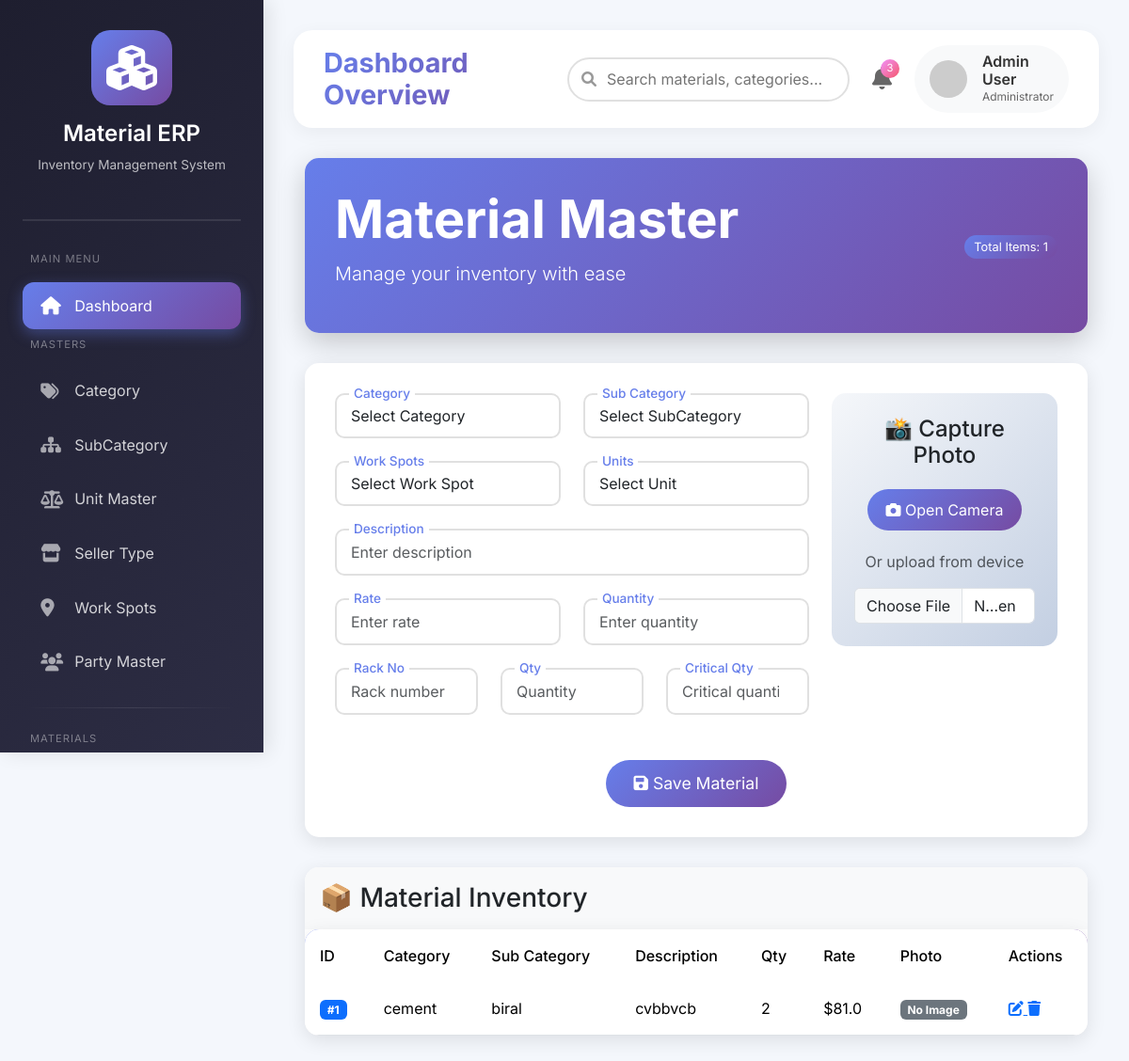
Before: /materials/master/ with the older database file.
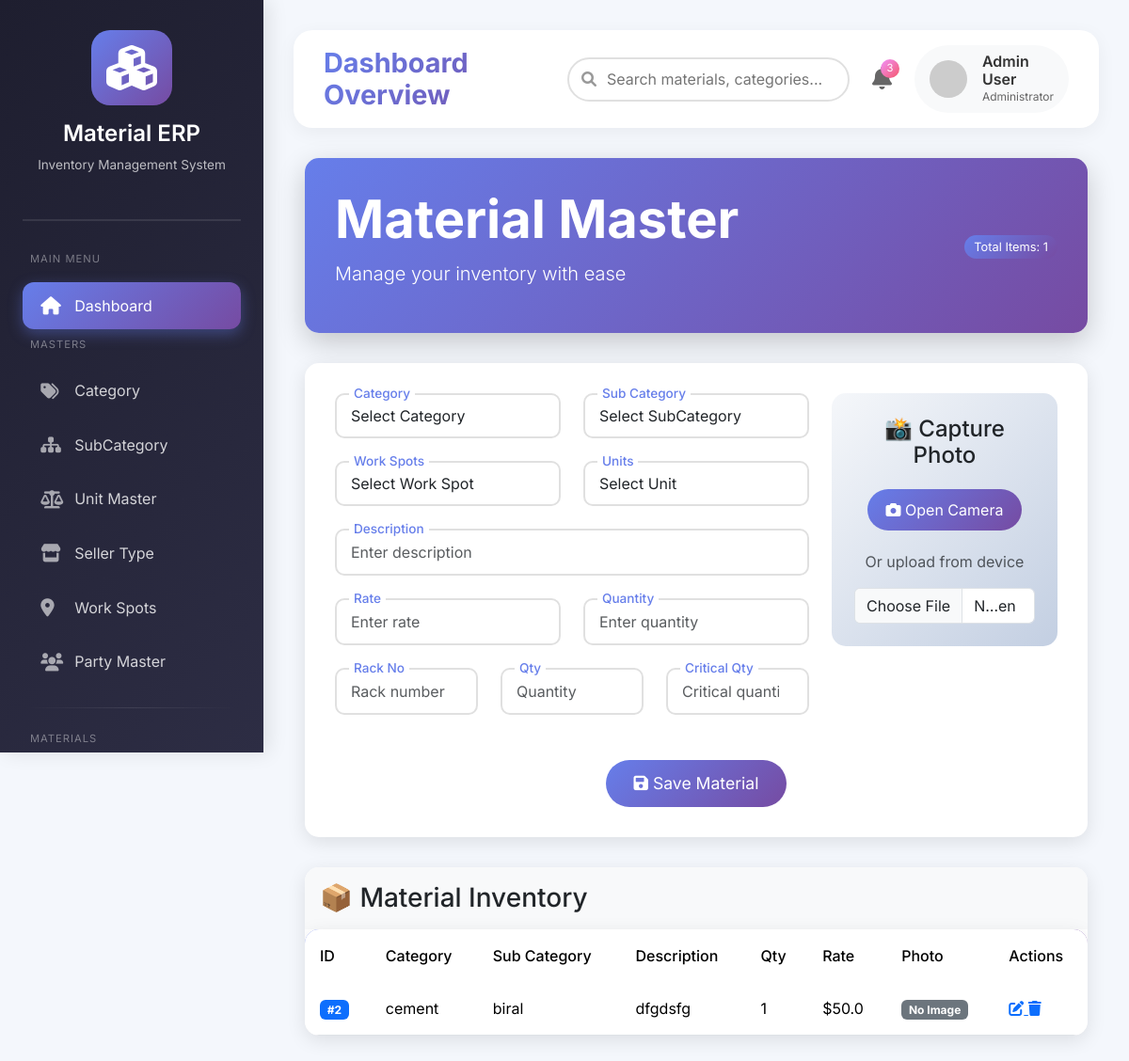
After: the same page with the newer database file.
### materials/models.py (models this page shows)
class MaterialMaster(models.Model):
    category = models.ForeignKey(Category,on_delete=models.CASCADE)
    sub_category = models.ForeignKey(SubCategory,on_delete=models.CASCADE)
    work_spots = models.ForeignKey(WorkSpots,on_delete=models.CASCADE)
    description = models.CharField(max_length=200)
    units = models.ForeignKey(UnitMaster,on_delete=models.CASCADE)
    quantity = models.IntegerField()
    qty = models.IntegerField()
    rate = models.FloatField()
    rackno = models.CharField(max_length=50)
    critical_qty = models.IntegerField()
    photo = models.ImageField(upload_to="materials")
    added_on = models.DateTimeField(auto_now_add=True)
    status = models.BooleanField(default=True)

### masters/models.py (models this page shows, shortened)
class Category(models.Model):
    id = models.AutoField(primary_key=True)
    name = models.CharField(max_length=100)
    status = models.BooleanField(default=True)

class SubCategory(models.Model):
    id = models.AutoField(primary_key=True)
    category = models.ForeignKey(Category,on_delete=models.CASCADE)
    sub_category = models.CharField(max_length=100)

### materials/views.py (the view, shortened to what this page needs)
# urls.py: path('master/', views.material_master, name='material_master'),
def material_master(request):
    category = Category.objects.all()
    subcategory = SubCategory.objects.all()
    workspots = WorkSpots.objects.all()
    units = UnitMaster.objects.all()
    data = MaterialMaster.objects.select_related(
        'category','sub_category','work_spots','units'
    ).all()
    return render(request, 'materials/material_master.html', {
        'category': category,
        'subcategory': subcategory,
        'workspots': workspots,
        'units': units,
        'data': data
    })

### materials/templates/materials/material_master.html (shortened to what this page needs)
{% extends 'base.html' %}
{% block content %}
<div class="container-fluid">
    <div class="material-header">
        <div class="d-flex justify-content-between align-items-center">
            <div>
                <h1 class="display-4 fw-bold">Material Master</h1>
                <p class="lead">Manage your inventory with ease</p>
            </div>
            <div>
                <span class="material-badge">Total Items: {{data|length}}</span>
            </div>
        </div>
    </div>
    <div class="form-card">
        <form method="POST" enctype="multipart/form-data" id="materialForm">
            <div class="row">
                <div class="col-md-8">
                    <div class="row">
                        <div class="col-md-6">
                            <div class="floating-label">
                                <label>Category</label>
                                <select id="category" name="category" class="form-control form-control-modern">
                                    <option value="">Select Category</option>
                                </select>
                            </div>
                        </div>
                        <div class="col-md-6">
                            <div class="floating-label">
                                <label>Sub Category</label>
                                <select id="subcategory" name="subcategory" class="form-control form-control-modern">
                                    <option value="">Select SubCategory</option>
                                </select>
                            </div>
                        </div>
                        <div class="col-md-6">
                            <div class="floating-label">
                                <label>Work Spots</label>
                                <select name="workspots" class="form-control form-control-modern">
                                    <option value="">Select Work Spot</option>
                                </select>
                            </div>
                        </div>
                        <div class="col-md-6">
                            <div class="floating-label">
                                <label>Units</label>
                                <select name="units" class="form-control form-control-modern">
                                    <option value="">Select Unit</option>
                                </select>
                            </div>
                        </div>
                        <div class="col-md-12">
                            <div class="floating-label">
                                <label>Description</label>
                                <input name="description" class="form-control form-control-modern" placeholder="Enter description">
                            </div>
                        </div>
                        <div class="col-md-6">
                            <div class="floating-label">
                                <label>Rate</label>
                                <input name="rate" class="form-control form-control-modern" placeholder="Enter rate" type="number">
                            </div>
                        </div>
                        <div class="col-md-6">
                            <div class="floating-label">
                                <label>Quantity</label>
                                <input name="quantity" class="form-control form-control-modern" placeholder="Enter quantity" type="number">
                            </div>
                        </div>
                        <div class="col-md-4">
                            <div class="floating-label">
                                <label>Rack No</label>
                                <input name="rackno" class="form-control form-control-modern" placeholder="Rack number">
                            </div>
                        </div>
                        <div class="col-md-4">
                            <div class="floating-label">
                                <label>Qty</label>
                                <input name="qty" class="form-control form-control-modern" placeholder="Quantity" type="number">
                            </div>
                        </div>
                        <div class="col-md-4">
                            <div class="floating-label">
                                <label>Critical Qty</label>
                                <input name="critical_qty" class="form-control form-control-modern" placeholder="Critical quantity" type="number">
                            </div>
                        </div>
                    </div>
                </div>
                <div class="col-md-4">
                    <div class="camera-section">
                        <h4 class="mb-3">📸 Capture Photo</h4>
                        <div class="mt-3">
                            <button type="button" class="camera-btn" id="start-camera">
                                <i class="fas fa-camera"></i> Open Camera
                            </button>
                        </div>
                        <div class="mt-3">
                            <p class="text-muted">Or upload from device</p>
                            <input type="file" name="photo" id="photo-upload" class="form-control" accept="image/*">
                        </div>
                    </div>
                </div>
            </div>
            <div class="text-center mt-4">
                <button type="submit" class="btn-save">
                    <i class="fas fa-save"></i> Save Material
                </button>
            </div>
        </form>
    </div>
    <div class="table-modern">
        <h3 class="p-3 mb-0 bg-light">📦 Material Inventory</h3>
        <table class="table table-modern mb-0">
            <thead>
                <tr>
                    <th>ID</th>
                    <th>Category</th>
                    <th>Sub Category</th>
                    <th>Description</th>
                    <th>Qty</th>
                    <th>Rate</th>
                    <th>Photo</th>
                    <th>Actions</th>
                </tr>
            </thead>
            <tbody>
                {% for row in data %}
                <tr>
                    <td><span class="badge bg-primary">#{{row.id}}</span></td>
                    <td>{{row.category.name}}</td>
                    <td>{{row.sub_category.sub_category}}</td>
                    <td>{{row.description}}</td>
                    <td>{{row.quantity}}</td>
                    <td>${{row.rate}}</td>
                    <td>
                        {% if row.photo %}
                        <img src="{{row.photo.url}}" width="50" height="50" style="border-radius: 10px; object-fit: cover;">
                        {% else %}
                        <span class="badge bg-secondary">No Image</span>
                        {% endif %}
                    </td>
                    <td>
                        <a href="{% url 'seller_type_edit' row.id %}" class="btn-action btn-edit" title="Edit">
                            <i class="fas fa-edit"></i>
                        </a>
                        <a href="{% url 'seller_type_delete' row.id %}" class="btn-action btn-delete" title="Delete"
                           onclick="return confirmDelete('{{ i.type }}')">
                            <i class="fas fa-trash"></i>
                        </a>
                    </td>
                </tr>
                {% endfor %}
            </tbody>
        </table>
    </div>
</div>
<link rel="stylesheet" href="https://cdnjs.cloudflare.com/ajax/libs/font-awesome/6.0.0/css/all.min.css">
{% endblock %}

### templates/base.html (shortened to what this page needs)
{% load static %}
<!DOCTYPE html>
<html lang="en">
<head>
    <link href="https://cdn.jsdelivr.net/npm/bootstrap@5.3.2/dist/css/bootstrap.min.css" rel="stylesheet">
    <link rel="stylesheet" href="https://cdnjs.cloudflare.com/ajax/libs/font-awesome/6.0.0/css/all.min.css">
</head>
<body>
    <div class="dashboard-container">
        <div class="sidebar">
            <div class="sidebar-header">
                <i class="fas fa-cubes"></i>
                <h3>Material ERP</h3>
                <p>Inventory Management System</p>
            </div>
            <div class="nav-section-title">MAIN MENU</div>
            <div class="nav-item">
                <a href="/dashboard/" class="nav-link active">
                    <i class="fas fa-home"></i>
                    <span>Dashboard</span>
                </a>
            </div>
            <div class="nav-section-title">MASTERS</div>
            <div class="nav-item">
                <a href="/masters/category/" class="nav-link">
                    <i class="fas fa-tags"></i>
                    <span>Category</span>
                </a>
            </div>
            <div class="nav-item">
                <a href="/masters/subcategory/" class="nav-link">
                    <i class="fas fa-sitemap"></i>
                    <span>SubCategory</span>
                </a>
            </div>
            <div class="nav-item">
                <a href="/masters/unit/" class="nav-link">
                    <i class="fas fa-balance-scale"></i>
                    <span>Unit Master</span>
                </a>
            </div>
            <div class="nav-item">
                <a href="/masters/seller-type/" class="nav-link">
                    <i class="fas fa-store"></i>
                    <span>Seller Type</span>
                </a>
            </div>
            <div class="nav-item">
                <a href="/masters/work-spots/" class="nav-link">
                    <i class="fas fa-map-marker-alt"></i>
                    <span>Work Spots</span>
                </a>
            </div>
            <div class="nav-item">
                <a href="/masters/party-master/" class="nav-link">
                    <i class="fas fa-users"></i>
                    <span>Party Master</span>
                </a>
            </div>
            <div class="nav-divider"></div>
            <div class="nav-section-title">MATERIALS</div>
        </div>
        <div class="main-content">
            <div class="top-header">
                <h2 class="page-title">Dashboard Overview</h2>
                <div class="header-actions">
                    <div class="search-box">
                        <i class="fas fa-search"></i>
                        <input type="text" placeholder="Search materials, categories...">
                    </div>
                    <div class="notification-badge">
                        <i class="fas fa-bell"></i>
                        <span class="badge-count">3</span>
                    </div>
                    <div class="user-profile">
                        <img src="https://ui-avatars.com/api/?name=Admin+User&background=667eea&color=fff&size=40" alt="Profile">
                        <div class="user-info">
                            <h6>Admin User</h6>
                            <p>Administrator</p>
                        </div>
                    </div>
                </div>
            </div>
          {% block content %}
             {% endblock %}
            </div>
        </div>
</body>
</html>

### templates/base.html (style rules this page uses)
* { margin: 0; padding: 0; box-sizing: border-box; font-family: 'Inter', sans-serif; }
body { background: #f4f7fc; min-height: 100vh; }
.dashboard-container { display: flex; min-height: 100vh; }
.sidebar { width: 280px; background: linear-gradient(135deg, #1e1e2f 0%, #2d2d44 100%); color: white; padding: 2rem 1.5rem; position: fixed; height: 100vh; overflow-y: auto; transition: all 0.3s ease; box-shadow: 5px 0 20px rgba(0,0,0,0.1); z-index: 1000; }
.sidebar-header { text-align: center; padding-bottom: 2rem; border-bottom: 2px solid rgba(255,255,255,0.1); margin-bottom: 2rem; }
.sidebar-header i { font-size: 3rem; background: linear-gradient(135deg, #667eea 0%, #764ba2 100%); padding: 1rem; border-radius: 20px; margin-bottom: 1rem; }
.sidebar-header h3 { font-size: 1.5rem; font-weight: 600; margin: 0; color: white; }
.sidebar-header p { color: rgba(255,255,255,0.7); font-size: 0.85rem; margin-top: 0.5rem; }
.nav-item { margin-bottom: 0.5rem; }
.nav-link { color: rgba(255,255,255,0.8); padding: 0.8rem 1.2rem; border-radius: 12px; transition: all 0.3s ease; display: flex; align-items: center; gap: 12px; text-decoration: none; }
.nav-link i { width: 24px; font-size: 1.2rem; color: rgba(255,255,255,0.6); transition: all 0.3s ease; }
.nav-link.active { background: linear-gradient(135deg, #667eea 0%, #764ba2 100%); color: white; box-shadow: 0 5px 15px rgba(102, 126, 234, 0.4); }
.nav-link.active i { color: white; }
.nav-divider { height: 1px; background: linear-gradient(90deg, transparent, rgba(255,255,255,0.1), transparent); margin: 1.5rem 0; }
.nav-section-title { color: rgba(255,255,255,0.4); text-transform: uppercase; font-size: 0.7rem; letter-spacing: 1px; margin-bottom: 1rem; padding-left: 0.5rem; }
.main-content { flex: 1; margin-left: 280px; padding: 2rem; }
.top-header { background: white; border-radius: 20px; padding: 1rem 2rem; margin-bottom: 2rem; box-shadow: 0 5px 20px rgba(0,0,0,0.05); display: flex; justify-content: space-between; align-items: center; }
.page-title { font-size: 1.8rem; font-weight: 700; background: linear-gradient(135deg, #667eea 0%, #764ba2 100%); -webkit-background-clip: text; -webkit-text-fill-color: transparent; margin: 0; }
.header-actions { display: flex; align-items: center; gap: 1.5rem; }
.search-box { position: relative; }
.search-box input { padding: 0.6rem 1rem 0.6rem 2.5rem; border: 2px solid #e0e0e0; border-radius: 30px; width: 300px; transition: all 0.3s ease; }
.search-box i { position: absolute; left: 15px; top: 50%; transform: translateY(-50%); color: #999; }
.notification-badge { position: relative; cursor: pointer; }
.notification-badge i { font-size: 1.5rem; color: #666; }
.badge-count { position: absolute; top: -8px; right: -8px; background: linear-gradient(135deg, #f093fb 0%, #f5576c 100%); color: white; border-radius: 50%; width: 20px; height: 20px; font-size: 0.7rem; display: flex; align-items: center; justify-content: center; }
.user-profile { display: flex; align-items: center; gap: 1rem; padding: 0.5rem 1rem; background: #f8f9fa; border-radius: 40px; cursor: pointer; transition: all 0.3s ease; }
.user-profile img { width: 40px; height: 40px; border-radius: 50%; object-fit: cover; }
.user-info h6 { margin: 0; font-weight: 600; color: #333; }
.user-info p { margin: 0; font-size: 0.75rem; color: #666; }

Changed rows visible on the page:
removed MaterialMaster: id "1", category.name "cement", sub_category.sub_category "biral", description "cvbbvcb", quantity "2", rate "81.0", photo "No Image"
added MaterialMaster: id "2", category.name "cement", sub_category.sub_category "biral", description "dfgdsfg", quantity "1", rate "50.0", photo "No Image"
